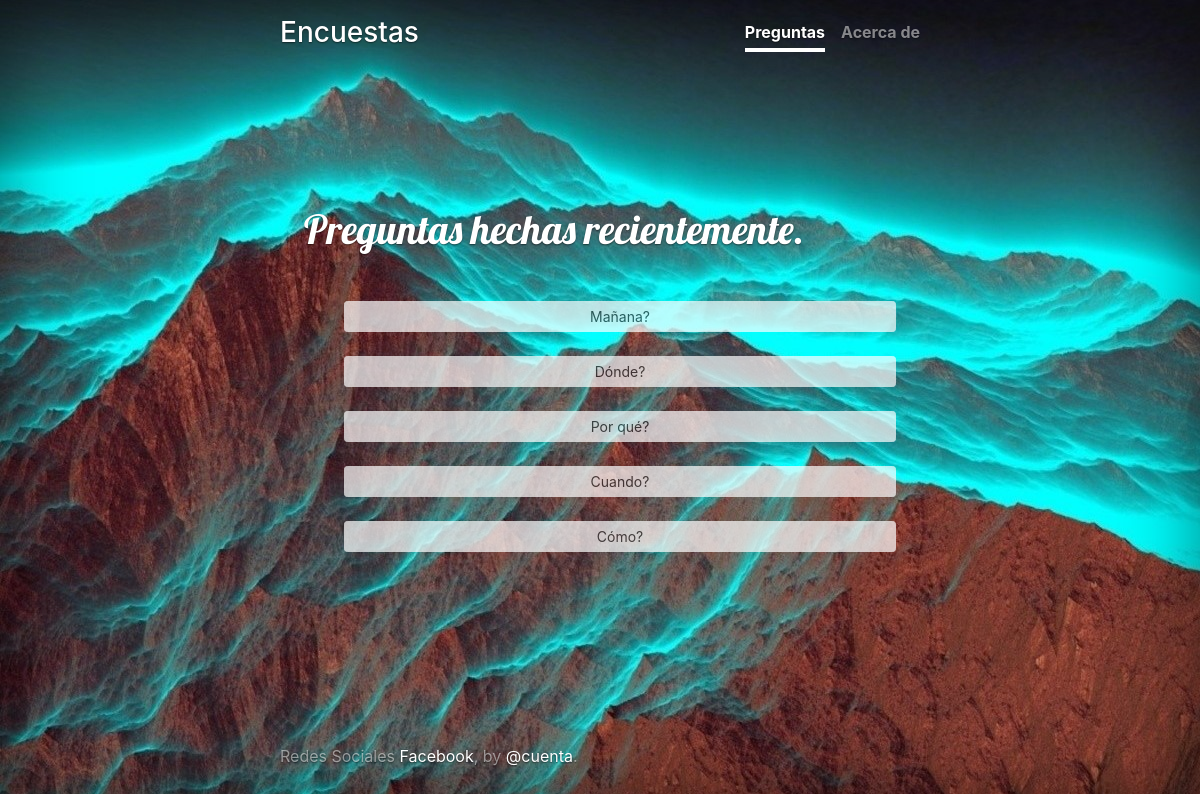
Screenshot of /polls/ with the database file from the repository.
### polls/models.py (models this page shows, shortened)
class Question(models.Model):
	question_text = models.CharField(max_length=200)
	pub_date = models.DateTimeField('date published')
	def was_published_recently(self):
		now = timezone.now()
		return now - datetime.timedelta(days=1) <= self.pub_date <= now
	was_published_recently.admin_order_field = 'pub_date'
	was_published_recently.boolean = True
	was_published_recently.short_description = 'Fue publicado recientenmente?'

### polls/views.py (the view)
# urls.py: path('', views.IndexView.as_view(), name='index'),
class IndexView(generic.ListView):
    template_name = 'polls/index.html'
    context_object_name = 'latest_question_list'
    def get_queryset(self):
        return Question.objects.filter(pub_date__lte=timezone.now()).order_by('-pub_date')[:5]

### polls/templates/polls/index.html (shortened to what this page needs)
{% extends "polls/base.html" %}
{% block principal %}
{% load static %}
<main role="main" class="inner cover">
    <h1 class="cover-heading">Preguntas hechas recientemente.</h1><br>
    <div class="row">
    	<div class="col-sm-12">
    	{% if latest_question_list %}
			<ul>
				{% for question in latest_question_list %}
						<a href="{% url 'polls:detail' question.id %}" class="btn btn-sm btn-secondary btn-block">{{ question.question_text }}</a>
					<br>
				{% endfor %}
			</ul>
			{% else %}
				<p>No hay encuestas disponibles</p>
			{% endif %}
		</div>
	</div>
</main>
{% endblock %}

### polls/static/polls/style.css (style rules this page uses)
a, a:focus, a:hover { color: #fff; }
h1 { font-family: 'Lobster', cursive; }
.btn-secondary, .btn-secondary:hover, .btn-secondary:focus { color: #333; text-shadow: none; background-color: #fff; opacity: 0.7; border: .05rem solid #fff; }
html, body { height: 100%; background-color: #333; background: white url("images/mont.jpg") no-repeat; }
body { display: -ms-flexbox; display: flex; color: #fff; text-shadow: 0 .05rem .1rem rgba(0, 0, 0, .5); box-shadow: inset 0 0 5rem rgba(0, 0, 0, .5); }
.cover { padding: 0 1.5rem; }

### rows the page displays
Question: question_text "Mañana?"
Question: question_text "Dónde?"
Question: question_text "Por qué?"
Question: question_text "Cuando?"
Question: question_text "Cómo?"
